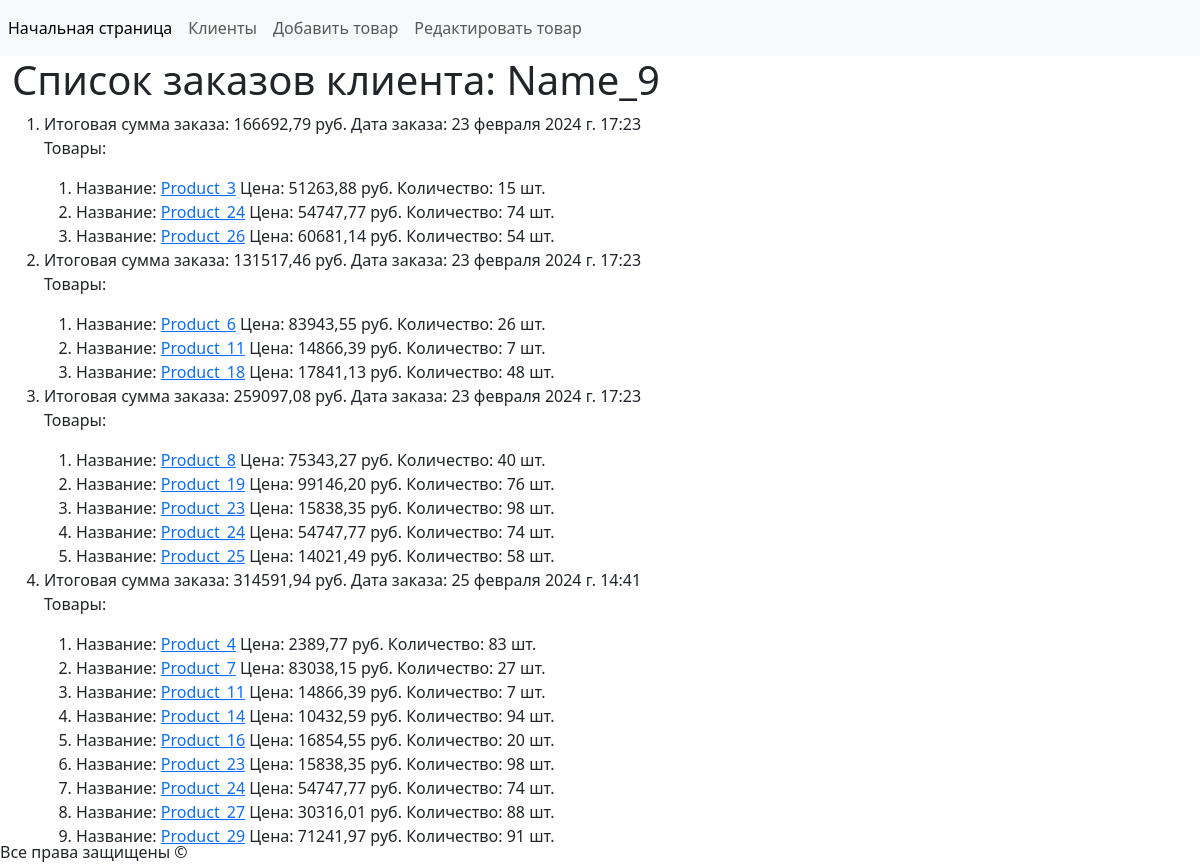
Page /client/9/ on the earlier database version.
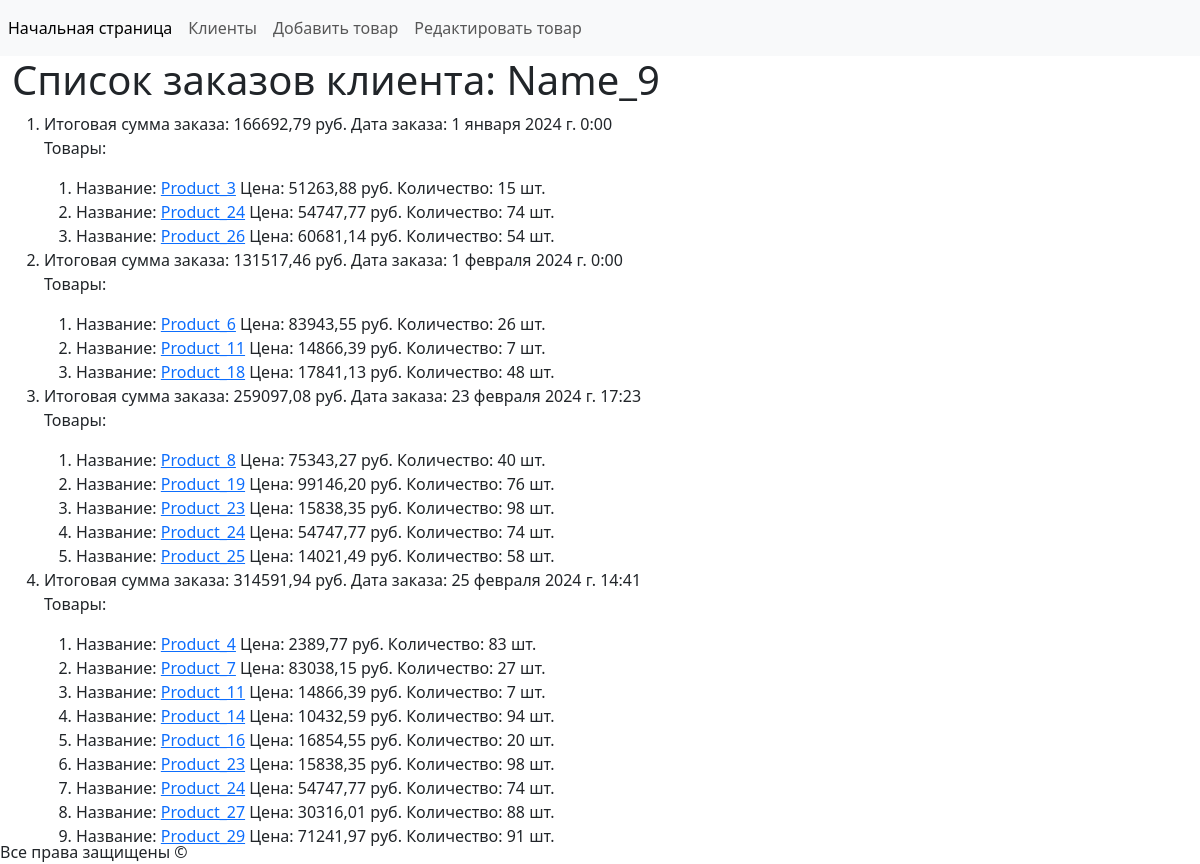
Same page on the later database version.
### shop/models.py (models this page shows, shortened)
class Order(models.Model):
    client = models.ForeignKey(to=Client, on_delete=models.CASCADE)
    products = models.ManyToManyField(to=Product)
    total_price = models.DecimalField(max_digits=10, decimal_places=2)
    order_date = models.DateTimeField(auto_now_add=True)

### shop/views.py (the view)
# urls.py: path('client/<int:client_id>/', views.GetAllOrderClient.as_view(), name='get_all_orders_by_client'),
class GetAllOrderClient(View):
    def get(self, request, client_id):
        client = Client.objects.get(pk=client_id)
        orders = Order.objects.filter(client=client).order_by('order_date').all()
        result = {}
        for order in orders:
            products = order.products.all()
            result[order] = products
        title_content = f'Список заказов клиента: {client.name}'
        context = {'title': 'Интернет-магазин / клиент',
                    'content': {'title': title_content,
                                'result': result,
                                }
                    }
        return render(request, 'shop/client_orders.html', context)

### shop/templates/shop/client_orders.html (shortened to what this page needs)
{% extends 'base.html' %}
{% block content %}
  <h1>{{ content.title }}</h1>
  {% if content.result %}
    <ol>
      {% for order,products in content.result.items %}
        <li>
          Итоговая сумма заказа: {{ order.total_price }} руб.
          Дата заказа: {{ order.order_date }}
          {% if products %}
          <p>Товары:</p>
          <ol>
            {% for product in products %}
            <li>
              Название: <a href="{% url 'get_product_id' product.id %}">{{ product.name }}</a>
              Цена: {{ product.price }} руб.
              Количество: {{ product.quantity }} шт.
            </li>
            {% endfor %}
          </ol>
          {% endif %}
        </li>
      {% endfor %}
    </ol>
  {% else %}
    <p>У клиента нет заказов</p>
  {% endif %}
{% endblock %}

Differences in the rows shown:
changed Order: order_date "23 февраля 2024 г. 17:23" → "1 января 2024 г. 0:00"
changed Order: order_date "23 февраля 2024 г. 17:23" → "1 февраля 2024 г. 0:00"
